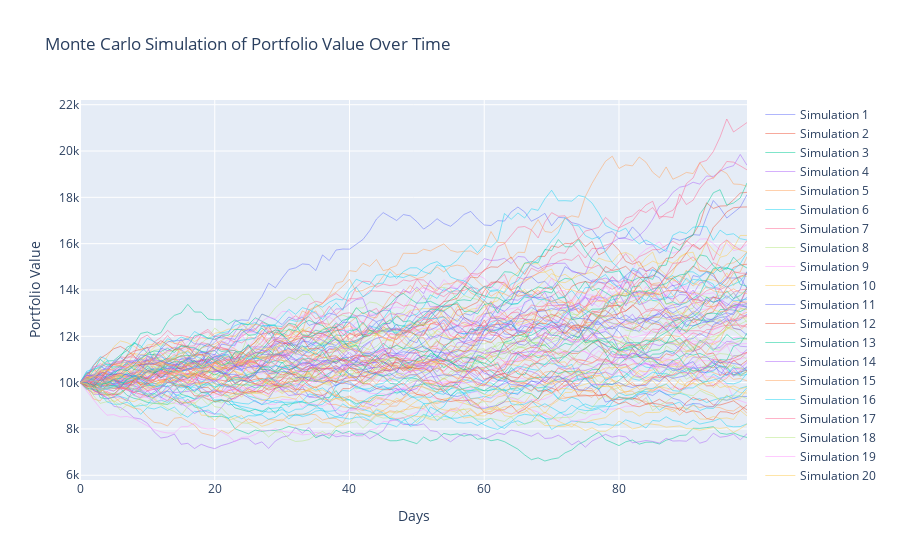

Source (notebook cell):
### Code cell
# Import the neccessary libraries neccessary for our analysis
import numpy as np
import pandas as pd
import matplotlib.pyplot as plt
import seaborn as sns
import yfinance as yf
from scipy.optimize import minimize
import plotly.graph_objects as go

# Create a function that will store the financial data of specific stocks for a span of time
def get_stock_data(tickers, start_date, end_date):
    """Fetch historical data for a list of stocks."""
    data = yf.download(tickers, start=start_date, end=end_date)['Adj Close']
    return data

# Create a function that will compute the expected annual return of each stock by scaling the average percent change in close prices to the 252 open
# trading days in a year in the US stock market, along with the covariance matrix and volatilities of the selected stocks from the data in the
# selected time frame of analysis
def calculate_annualized_metrics(returns):
    """Calculate annualized return, variance, and volatility."""
    mean_returns = returns.mean() * 252
    cov_matrix = returns.cov() * 252
    volatilities = np.sqrt(np.diag(cov_matrix))
    return mean_returns, cov_matrix, volatilities

# Create a function that will compute the expected return and expected risk of the portfolio 
def portfolio_performance(weights, mean_returns, cov_matrix):
    """Calculate portfolio return and risk."""
    portfolio_return = np.dot(weights, mean_returns)
    portfolio_risk = np.sqrt(np.dot(weights.T, np.dot(cov_matrix, weights)))
    return portfolio_return, portfolio_risk

# Create a function that modifies equal weights at the start to the weight of each stock that would lead to the maximum Sharpe Ratio using the
# Sequential Least Squares Programming method where weights must sum to 1
def optimize_portfolio(mean_returns, cov_matrix):
    """Find optimal portfolio weights for maximum Sharpe Ratio."""
    num_assets = len(mean_returns)
    bounds = tuple((0, 1) for _ in range(num_assets))
    initial_guess = num_assets * [1.0 / num_assets]

    def neg_sharpe_ratio(weights):
        portfolio_return, portfolio_risk = portfolio_performance(weights, mean_returns, cov_matrix)
        return -portfolio_return / portfolio_risk

    constraints = ({'type': 'eq', 'fun': lambda weights: np.sum(weights) - 1})
    result = minimize(neg_sharpe_ratio, initial_guess, method='SLSQP', bounds=bounds, constraints=constraints)
    return result.x

# Create a function that will plot the efficient frontier of our portfolio so we can evaluate risk vs return payoffs, and observe which combinations
# generate better or worse Sharpe Ratios. Sharpe Ratios indicate the level or return associated with a risk where 1 is "normal", the greater the
# Sharpe Ratio the more rewarding the investment is for the risk associated with it
def plot_efficient_frontier(mean_returns, cov_matrix):
    """Generate the efficient frontier."""
    results = []
    num_assets = len(mean_returns)
    for _ in range(1000):
        weights = np.random.random(num_assets)
        weights /= np.sum(weights)
        portfolio_return, portfolio_risk = portfolio_performance(weights, mean_returns, cov_matrix)
        results.append((portfolio_return, portfolio_risk))
    results = np.array(results)
    plt.figure(figsize=(10, 6))
    plt.scatter(results[:, 1], results[:, 0], c=results[:, 0] / results[:, 1], cmap='viridis', marker='o')
    plt.colorbar(label='Sharpe Ratio')
    plt.xlabel('Portfolio Risk (Standard Deviation)')
    plt.ylabel('Portfolio Return')
    plt.title('Efficient Frontier')
    plt.show()

# Create functions that will plot Monte Carlo simulations of the optimal portfolio based on optimal weights based on the initial portfolio amount
# input by the user, the number of simulations, and the number of days simulating over - while returning the mean, standard deviation, and
# every 10th percentile price value for the simulated data
def monte_carlo_portfolio_simulation(data, optimal_weights, initial_value, num_simulations, num_days):
    """Run Monte Carlo simulations for portfolio performance over time."""
    daily_returns = data.pct_change().dropna()
    mean_returns = daily_returns.mean()
    cov_matrix = daily_returns.cov()
    
    simulations = np.zeros((num_simulations, num_days))
    simulations[:, 0] = initial_value
    
    for sim in range(num_simulations):
        for day in range(1, num_days):
            daily_return = np.random.multivariate_normal(mean_returns, cov_matrix)
            portfolio_daily_return = np.sum(optimal_weights * daily_return)
            simulations[sim, day] = simulations[sim, day-1] * (1 + portfolio_daily_return)
    
    return simulations

def plot_monte_carlo_simulations(simulations, num_days):
    """Plot Monte Carlo simulations with interactive hover."""
    fig = go.Figure()
    
    for i in range(simulations.shape[0]):
        fig.add_trace(go.Scatter(
            y=simulations[i],
            x=list(range(num_days)),
            mode='lines',
            name=f'Simulation {i+1}',
            hoverinfo='x+y',
            line=dict(width=1),
            opacity=0.5
        ))
    
    fig.update_layout(
        title='Monte Carlo Simulation of Portfolio Value Over Time',
        xaxis_title='Days',
        yaxis_title='Portfolio Value',
        hovermode='closest'
    )
    
    fig.show()

def main():
    # User inputs
    num_stocks = int(input("Enter the number of stocks in the portfolio: "))
    tickers = [input(f"Enter ticker symbol for stock {i+1}: ") for i in range(num_stocks)]
    start_date = input("Enter start date (YYYY-MM-DD): ")
    end_date = input("Enter end date (YYYY-MM-DD): ")

    # Fetch stock data
    data = get_stock_data(tickers, start_date, end_date)
    daily_returns = data.pct_change().dropna()
    print(data)
    print(daily_returns)

    # Visualize stock prices over time window
    title = 'Portfolio Individual Asset Close Prices'
    my_stocks = data
    for c in my_stocks.columns.values:
        plt.plot(my_stocks[c], label = c)
    plt.title(title)
    plt.xlabel('Date', fontsize = 18)
    plt.ylabel('Adjusted Price USD ($)', fontsize = 18)
    plt.xticks(fontsize = 8)
    plt.legend(my_stocks.columns.values, loc = 'upper left')
    plt.show()
    plt.ymin = 0

    # Calculate portfolio metrics
    mean_returns, cov_matrix, volatilities = calculate_annualized_metrics(daily_returns)
    print(mean_returns)
    print(cov_matrix)
    print(volatilities)
    optimal_weights = optimize_portfolio(mean_returns, cov_matrix)
    
    portfolio_variance = np.dot(optimal_weights.T, np.dot(cov_matrix, optimal_weights))
    portfolio_volatility = np.sqrt(portfolio_variance)
    print(portfolio_variance)
    print(portfolio_volatility)
    expected_portfolio_return = np.sum(mean_returns*optimal_weights*252)
    print(expected_portfolio_return)

    # Display results
    print("Optimal Weights for Maximum Sharpe Ratio:")
    for ticker, weight in zip(tickers, optimal_weights):
        print(f"{ticker}: {weight:.2%}")
    
    # Efficient Frontier
    plot_efficient_frontier(mean_returns, cov_matrix)

    initial_value = float(input("Enter the initial portfolio value: "))
    num_simulations = int(input("Enter the number of Monte Carlo simulations: "))
    num_days = int(input("Enter the number of days to simulate: "))
    
    simulations = monte_carlo_portfolio_simulation(data, optimal_weights, initial_value, num_simulations, num_days)
    plot_monte_carlo_simulations(simulations, num_days)
    ending_values = simulations[:, -1]
    ending_mean = np.mean(ending_values)
    ending_std = np.std(ending_values)

    print(f"Ending Mean Value: ${ending_mean:.2f}")
    print(f"Ending Standard Deviation: ${ending_std:.2f}")

    # Calculate and display prices at every 10th percentile
    percentiles = np.percentile(ending_values, range(0, 101, 10))
    for i, percentile in enumerate(percentiles):
        print(f"{i*10}th Percentile: ${percentile:.2f}")

if __name__ == "__main__":
    main()
